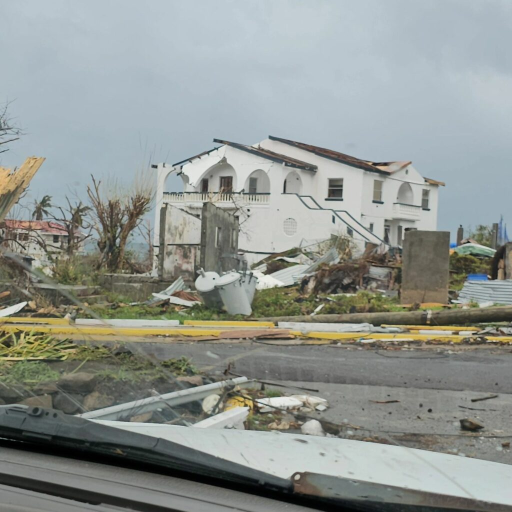
#> input picture support/Noman_Super Resolution/Input/disaster_image.jpg, 1024 x 1024 px, found by its file name (shown at 1/2 size); the run also reads 1 picture not shown here
$ jupyter execute Noman_VRT_SuperResolution_Pipeline.ipynb   (shell and % lines are left out)
#> lines starting #> are read from the running program, lines starting #| are printed output that depends on the picture; pictures that were not available may be replaced by others from this repository, and a replacement may not be noted
# VRT Super Resolution for Disaster Imagery
This notebook consolidates the implementation into a single Kaggle/Colab-ready pipeline. It clones the official VRT repository, artificially downscales a disaster image, processes it through the Video Restoration Transformer (VRT) using memory-efficient tiling to avoid GPU OOM, and compares the upscaled result against the original input.

## Step 1: Setup Environment
Clone the VRT repository and install the required dependencies (timm, basicsr, etc.).

[cell 1]
import os

# Clone VRT repository if it doesn't exist (silently)
if not os.path.exists('VRT'):
    !git clone -q https://github.com/JingyunLiang/VRT.git

# Change directory into VRT (silently)
%cd -q VRT

# Install required dependencies (silently)

print('✅ Environment setup and installation complete!')

## Step 2: Prepare the Image and Create Synthetic Low-Res Data
VRT expects a video (sequence of frames). We will take a single high-resolution image, downscale it by 4x to simulate poor quality, and duplicate it 4 times to create a fake video sequence.

[cell 2]
import cv2
import os

# 1. Define paths
high_res_source = '/kaggle/input/datasets/abrar2222864642/super-resolution-dataset/Input/disaster_image.jpg'

if not os.path.exists(high_res_source):
    # Fallback to create a dummy image if user forgot to upload one
    print("Warning: disaster_image.jpg not found. Creating a dummy image for testing...")
    import numpy as np
    os.makedirs('./sample_data/', exist_ok=True)
    high_res_source = './sample_data/dummy_image.jpg'
    dummy_img = np.random.randint(0, 255, (400, 400, 3), dtype=np.uint8)
    cv2.imwrite(high_res_source, dummy_img)

# 2. Load the image
src_img = cv2.imread(high_res_source)
#> src_img is the input picture: shape (1024, 1024, 3); mean B, G, R 145.4, 149.9, 144.4
h, w, _ = src_img.shape
#> h = 1024; w = 1024
print(f"✅ Found source image at: {high_res_source}")
print(f"📐 Original High-Res Size: {w}x{h}")
#| 📐 Original High-Res Size: 1024x1024

# 3. Mathematically downscale it by 4x using a clean bicubic filter
target_w, target_h = w // 4, h // 4
#> target_w = 256; target_h = 256
low_res_img = cv2.resize(src_img, (target_w, target_h), interpolation=cv2.INTER_CUBIC)
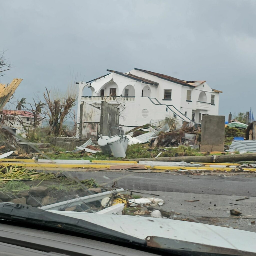
#> low_res_img: shape (256, 256, 3); mean B, G, R 145.4, 149.9, 144.4
print(f"📉 Synthetically Downscaled Size: {target_w}x{target_h}")
#| 📉 Synthetically Downscaled Size: 256x256

# 4. Create the VRT input folder structure
vrt_input_dir = './testsets/custom_disaster/000'
os.makedirs(vrt_input_dir, exist_ok=True)

# 5. Save it 4 times sequentially to simulate the VRT pseudo-video stream
for frame_idx in range(4):
    frame_name = f"{frame_idx:04d}.png"
    cv2.imwrite(os.path.join(vrt_input_dir, frame_name), low_res_img)

print("🎉 Success! Your synthetic low-resolution sequence is staged and ready for testing.")

## Step 3: Run VRT Inference
We will now run the VRT evaluation script.
- `--task 001_VRT_videosr_bi_REDS_6frames` selects the pre-trained model.
- `--tile 40 128 128` prevents Out-of-Memory (OOM) errors on 16GB GPUs like the Kaggle T4 by splitting the image into processing chunks.

## Step 4: Evaluate and Visualize the Results
We will extract a 100x100 pixel patch from the center of both the degraded image and the VRT upscaled output, and plot them side-by-side to observe the micro-structural reconstruction.

[cell 3]
import os
import cv2
import matplotlib.pyplot as plt

# 1. Establish pathways (Relative to VRT folder)
original_path = './testsets/custom_disaster/000/0000.png' # We use the downscaled one to see what VRT saw
upscaled_path = './results/001_VRT_videosr_bi_REDS_6frames/custom_disaster/000/0000.png'

if not os.path.exists(upscaled_path):
    # Fallback if path structure differs slightly
    upscaled_path = './results/001_VRT_videosr_bi_REDS_6frames/000/0000.png'

# Load the images safely
original_img = cv2.imread(original_path)
upscaled_img = cv2.imread(upscaled_path)

if original_img is None or upscaled_img is None:
    print("Error: Could not load the images. Ensure the inference step completed successfully.")
else:
    # Convert from BGR to RGB for accurate plotting
    original_img = cv2.cvtColor(original_img, cv2.COLOR_BGR2RGB)
    upscaled_img = cv2.cvtColor(upscaled_img, cv2.COLOR_BGR2RGB)

    # 2. Dynamically calculate the image dimensions
    h_org, w_org, _ = original_img.shape
#> h_org = 256; w_org = 256
    h_up, w_up, _ = upscaled_img.shape
#> h_up = 1024; w_up = 1024

    print(f"📐 Input Dimensions: {w_org}x{h_org}")
#| 📐 Input Dimensions: 256x256
    print(f"📐 Upscaled Dimensions: {w_up}x{h_up}")
#| 📐 Upscaled Dimensions: 1024x1024

    # 3. 100px patch directly from the absolute center
    crop_size_org = min(100, w_org, h_org)
#> crop_size_org = 100
    x_org = w_org // 2 - (crop_size_org // 2)
#> x_org = 78
    y_org = h_org // 2 - (crop_size_org // 2)
#> y_org = 78
    patch_org = original_img[y_org:y_org+crop_size_org, x_org:x_org+crop_size_org]
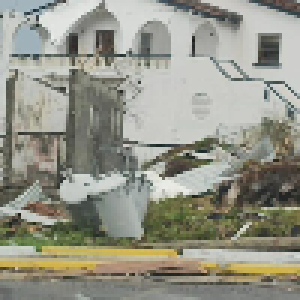
#> patch_org: shape (100, 100, 3) (shown 3 times larger); mean R, G, B 148.1, 148.3, 135.5

    # Scale coordinates dynamically by the exact upscale factor for the high-res image
    scale_factor_x = w_up // w_org
#> scale_factor_x = 4
    scale_factor_y = h_up // h_org
#> scale_factor_y = 4

    crop_size_up = crop_size_org * scale_factor_x
#> crop_size_up = 400
    x_up = x_org * scale_factor_x
#> x_up = 312
    y_up = y_org * scale_factor_y
    patch_up = upscaled_img[y_up:y_up+crop_size_up, x_up:x_up+crop_size_up]
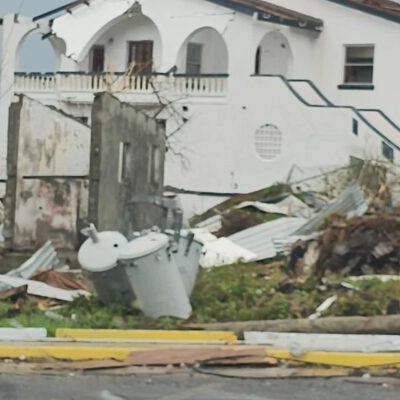
#> patch_up: shape (400, 400, 3); mean R, G, B 148.1, 148.3, 135.5

    # 4. Plot side-by-side to expose the micro-structural differences
    fig, axes = plt.subplots(1, 2, figsize=(12, 6))

    axes[0].imshow(patch_org)
    axes[0].set_title(f"Degraded Input Center Crop ({w_org}x{h_org})\n[Notice Pixel Blocks & Blurring]", fontsize=11)
    axes[0].axis('off')

    axes[1].imshow(patch_up)
    axes[1].set_title(f"VRT Super-Resolved Center Crop ({w_up}x{h_up})\n[Reconstructed Sharp Textures]", fontsize=11)
    axes[1].axis('off')

    plt.tight_layout()
    plt.show()
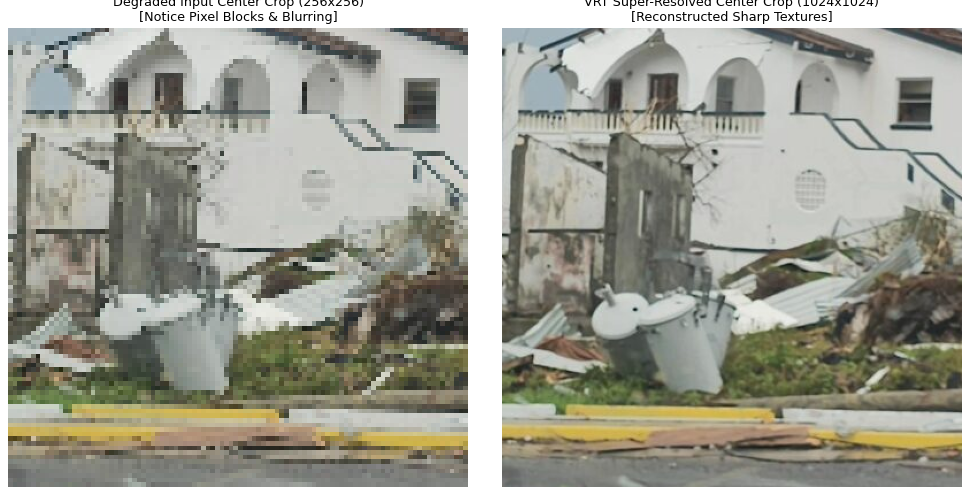
#> figure drawn by matplotlib, 2 panels
